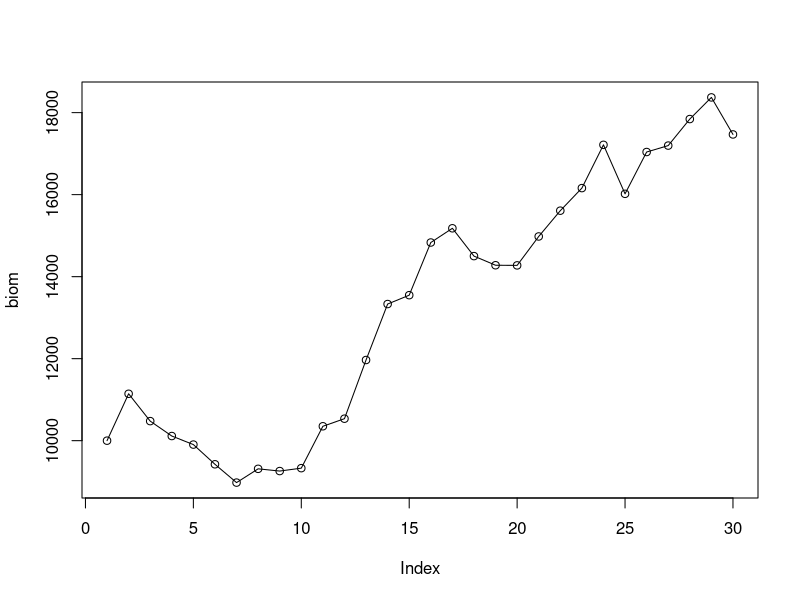

The R script that drew this image: (Note: this script raises an error after producing the figure.)
biodel <- 0.05
biom <- rep(10000,30)
set.seed(7)
for(y in 2:30){
  biom[y] <-  biom[y-1] * (1+rnorm(1,0,biodel))
}

plot(biom, type='o')

fisU <- matrix(0, ncol=30, nrow=30, dimnames = list(year=paste0('y',1:30),fisher=paste0('f',1:30)))
set.seed(7)
feff <- rnorm(30,0,1)
feff <- feff+abs(min(feff))
feff <- 1+ feff/100

set.seed(17)
fq <- rnorm(30,0,20)
fq <- fq+abs(min(fq))+4
fq <- fq/1000

for(f in 1:30){
  fisU[,f] <-  feff[f]^(1:30)*fq[f] * biom
}

dat <- reshape2::melt(fisU) %>% mutate(Year=as.numeric(gsub('y','',year)))

ggplot2::ggplot(dat,aes(x=Year,y=value,colour=fisher))+
  geom_line()
write.csv(dat,'30by30_CPUEData.csv',row.names = F)
getwd()
